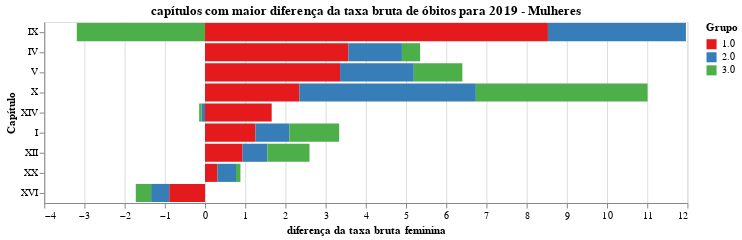

The notebook cell this image was saved under:
### Code cell
chart = plot_grafico_dif(pop_19, pop_r,
                         'taxa_obitos_mulher', 
                         "capítulos com maior diferença da taxa bruta de óbitos para 2019 - Mulheres",
                        "diferença da taxa bruta feminina")


#chart.save('tx_bruta_m.svg')
chart

### Figure 1 — Vega-Lite specification as saved in the notebook (floating-point values rounded to 4 significant figures)
{"config": {"view": {"continuousWidth": 400, "continuousHeight": 300}, "range": {"category": {"scheme": "set1"}}}, "data": {"name": "data-55b2aa5bcdcd0b07353b644335e8e9c3"}, "mark": "bar", "encoding": {"color": {"type": "nominal", "field": "grupo", "title": "Grupo"}, "order": {"type": "nominal", "field": "grupo", "sort": "ascending"}, "tooltip": {"type": "quantitative", "field": "taxa"}, "x": {"type": "quantitative", "field": "taxa", "title": "diferença da taxa bruta feminina"}, "y": {"type": "nominal", "field": "capitulo", "sort": null, "title": "Capítulo"}}, "title": "capítulos com maior diferença da taxa bruta de óbitos para 2019 - Mulheres", "width": 640, "$schema": "https://vega.github.io/schema/vega-lite/v4.8.1.json", "datasets": {"data-55b2aa5bcdcd0b07353b644335e8e9c3": [{"capitulo": "IX", "grupo": "1.0", "taxa": 8.53}, {"capitulo": "IX", "grupo": "2.0", "taxa": 3.433}, {"capitulo": "IX", "grupo": "3.0", "taxa": -3.19}, {"capitulo": "IV", "grupo": "1.0", "taxa": 3.566}, {"capitulo": "IV", "grupo": "2.0", "taxa": 1.332}, {"capitulo": "IV", "grupo": "3.0", "taxa": 0.4525}, {"capitulo": "V", "grupo": "1.0", "taxa": 3.359}, {"capitulo": "V", "grupo": "2.0", "taxa": 1.835}, {"capitulo": "V", "grupo": "3.0", "taxa": 1.208}, {"capitulo": "X", "grupo": "1.0", "taxa": 2.348}, {"capitulo": "X", "grupo": "2.0", "taxa": 4.389}, {"capitulo": "X", "grupo": "3.0", "taxa": 4.272}, {"capitulo": "XIV", "grupo": "1.0", "taxa": 1.659}, {"capitulo": "XIV", "grupo": "2.0", "taxa": -0.08762}, {"capitulo": "XIV", "grupo": "3.0", "taxa": -0.05874}, {"capitulo": "I", "grupo": "1.0", "taxa": 1.256}, {"capitulo": "I", "grupo": "2.0", "taxa": 0.8416}, {"capitulo": "I", "grupo": "3.0", "taxa": 1.24}, {"capitulo": "XII", "grupo": "1.0", "taxa": 0.9361}, {"capitulo": "XII", "grupo": "2.0", "taxa": 0.6159}, {"capitulo": "XII", "grupo": "3.0", "taxa": 1.047}, {"capitulo": "XX", "grupo": "1.0", "taxa": 0.3073}, {"capitulo": "XX", "grupo": "2.0", "taxa": 0.463}, {"capitulo": "XX", "grupo": "3.0", "taxa": 0.1107}, {"capitulo": "XVI", "grupo": "1.0", "taxa": -0.8899}, {"capitulo": "XVI", "grupo": "2.0", "taxa": -0.4509}, {"capitulo": "XVI", "grupo": "3.0", "taxa": -0.3816}]}}
